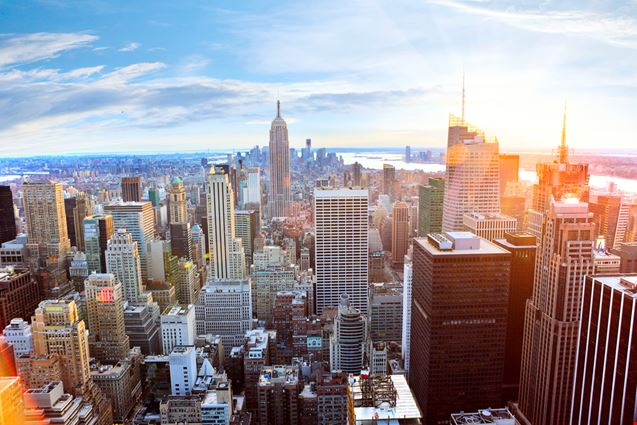
#> input picture photos/city.jpg, 637 x 425 px
$ python splitmerge.py
#> lines starting #> are read from the running program, lines starting #| are printed output that depends on the picture
import cv2 as cv
import numpy as np

# original image
img = cv.imread('photos/city.jpg')
#> img is the input picture: shape (425, 637, 3); mean B, G, R 152, 147.3, 155.1
# cv.imshow('Original', img)

blue, green, red = cv.split(img)
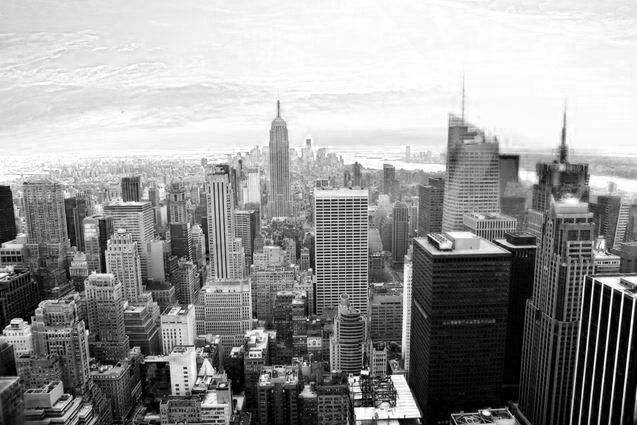
#> blue: shape (425, 637); min 0, max 255, mean 152
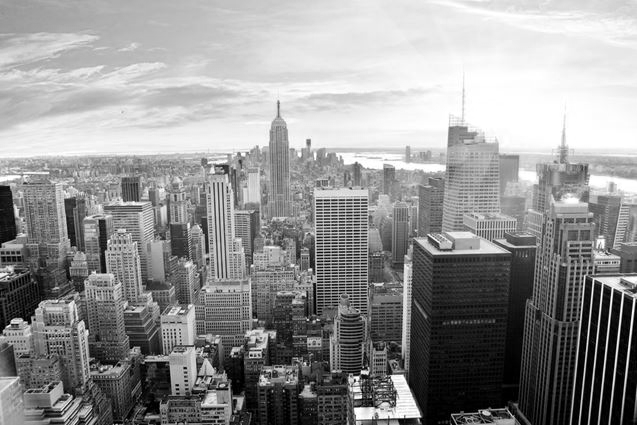
#> green: shape (425, 637); min 0, max 255, mean 147.3
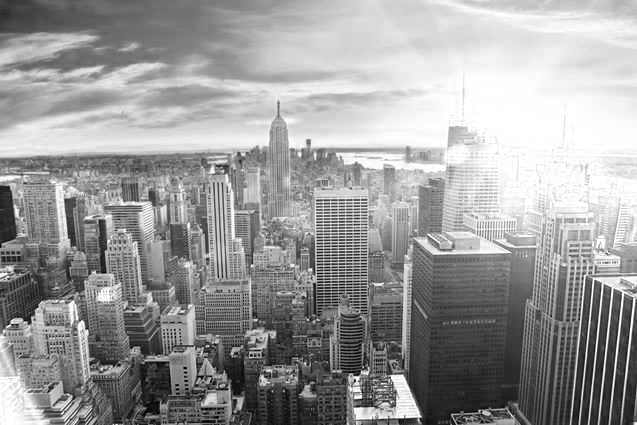
#> red: shape (425, 637); min 0, max 255, mean 155.1
blank = np.zeros(img.shape[:2], dtype='uint8')

# cv.imshow('blue', blue)
# cv.imshow('green', green)
# cv.imshow('red', red)

print(img.shape)
#| (425, 637, 3)
print(blue.shape)
#| (425, 637)
print(green.shape)
#| (425, 637)
print(red.shape)
#| (425, 637)

# [5 lines of commented-out code are left out]

blue = cv.merge([blank, blank, blue])
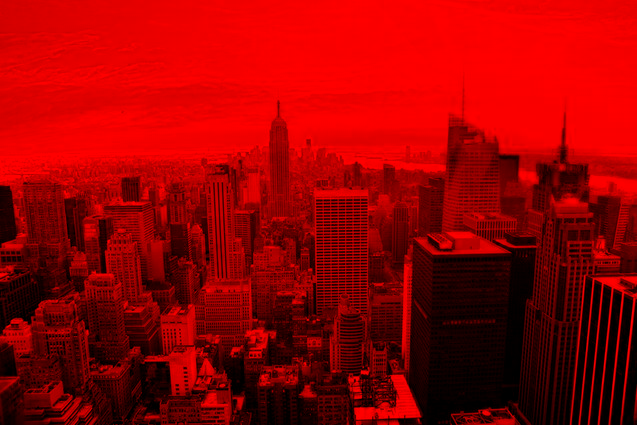
#> blue: shape (425, 637, 3); mean of channels 0, 1, 2 0, 0, 152; drawn as B, G, R
green = cv.merge([blank, green, blank])
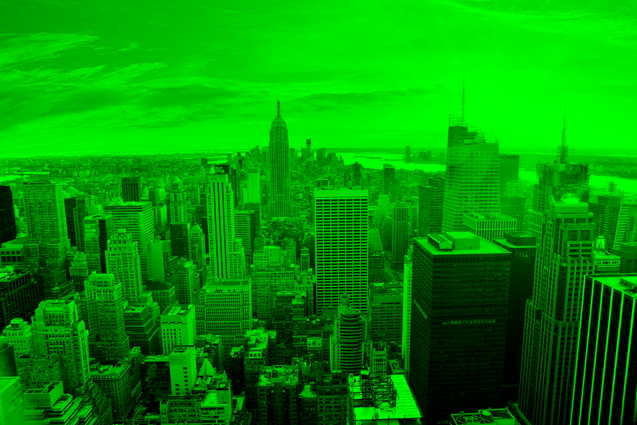
#> green: shape (425, 637, 3); mean of channels 0, 1, 2 0, 147.3, 0; drawn as B, G, R
red = cv.merge([red, blank, blank])
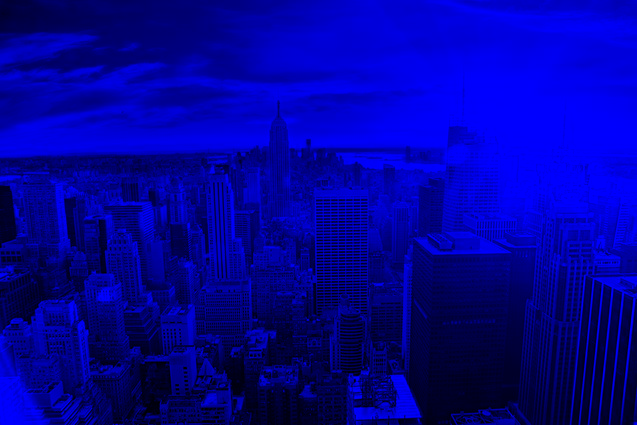
#> red: shape (425, 637, 3); mean of channels 0, 1, 2 155.1, 0, 0; drawn as B, G, R

cv.imshow('blue', blue)
cv.imshow('green', green)
cv.imshow('red', red)

cv.waitKey(0)

$ run again, with photos/dog.jpg copied over photos/city.jpg
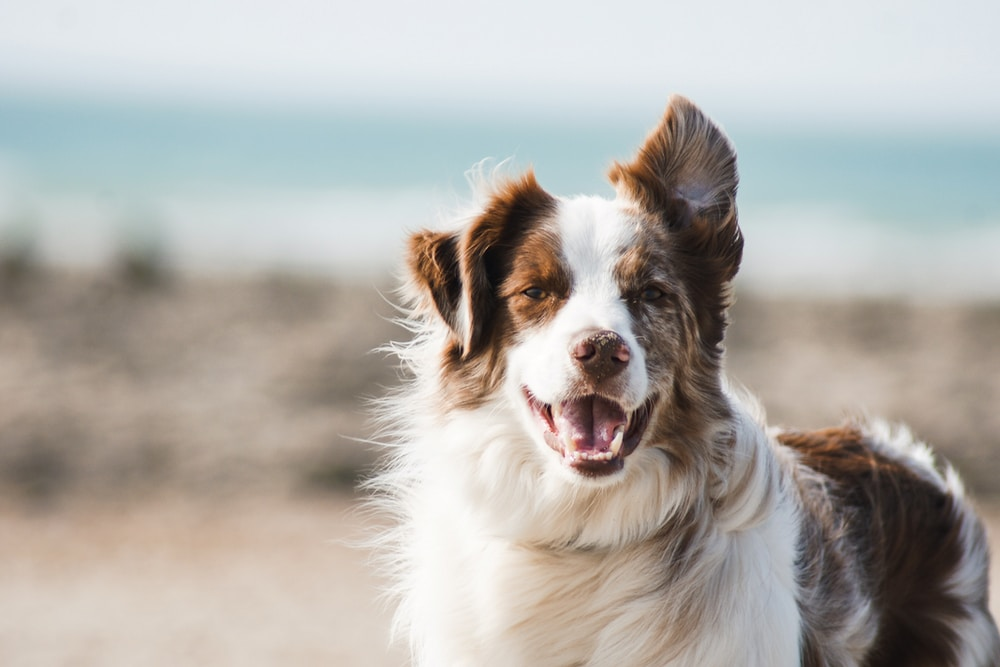
#> input picture photos/dog.jpg, 1000 x 667 px
#> img is the input picture: shape (667, 1000, 3); mean B, G, R 169.2, 174.3, 177.9
#| (667, 1000, 3)
#| (667, 1000)
#| (667, 1000)
#| (667, 1000)
#> `green = cv.merge([blank, green, blank])`:
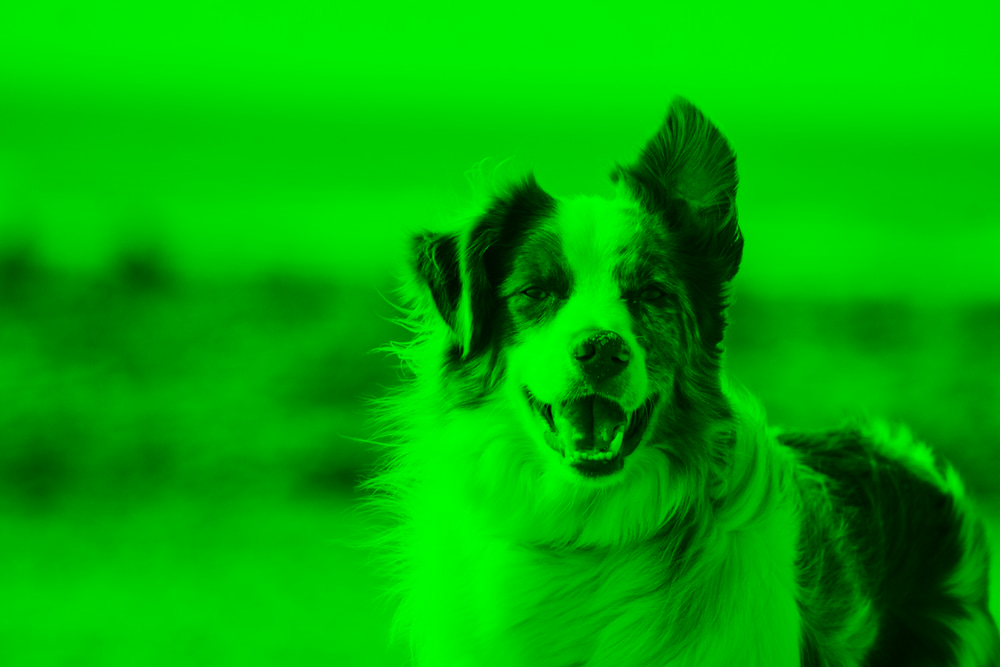
#> green: shape (667, 1000, 3); mean of channels 0, 1, 2 0, 174.3, 0; drawn as B, G, R
#> `red = cv.merge([red, blank, blank])`:
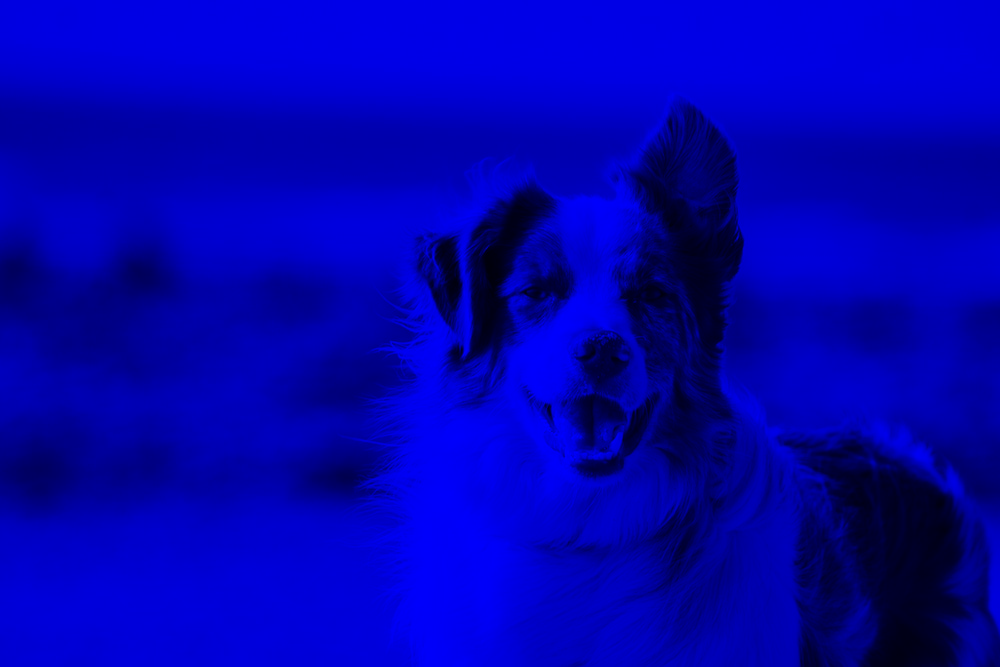
#> red: shape (667, 1000, 3); mean of channels 0, 1, 2 177.9, 0, 0; drawn as B, G, R

$ run again, with photos/group_1.jpg copied over photos/city.jpg
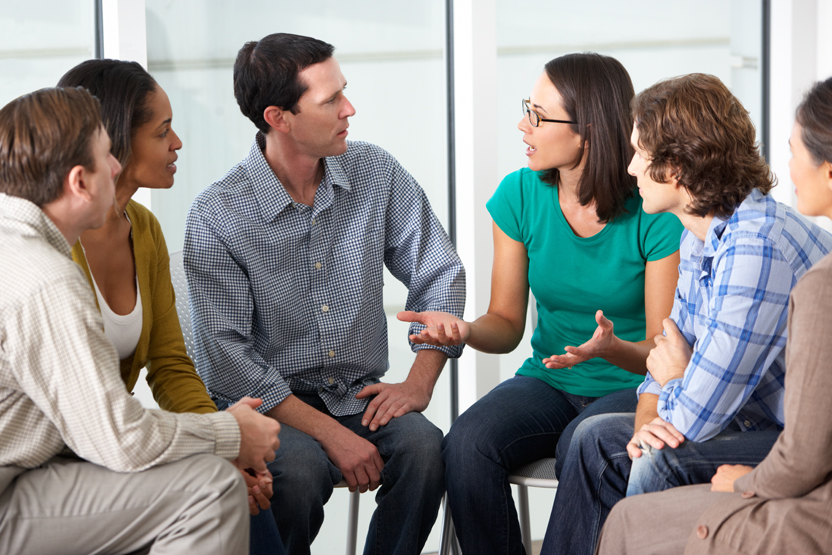
#> input picture photos/group_1.jpg, 832 x 555 px
#> img is the input picture: shape (555, 832, 3); mean B, G, R 136.9, 138.7, 140.7
#| (555, 832, 3)
#| (555, 832)
#| (555, 832)
#| (555, 832)
#> `green = cv.merge([blank, green, blank])`:
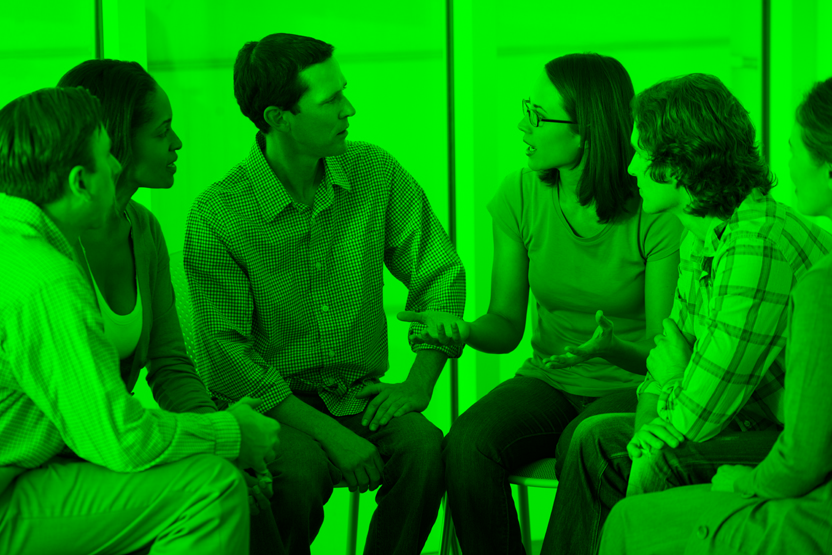
#> green: shape (555, 832, 3); mean of channels 0, 1, 2 0, 138.7, 0; drawn as B, G, R
#> `red = cv.merge([red, blank, blank])`:
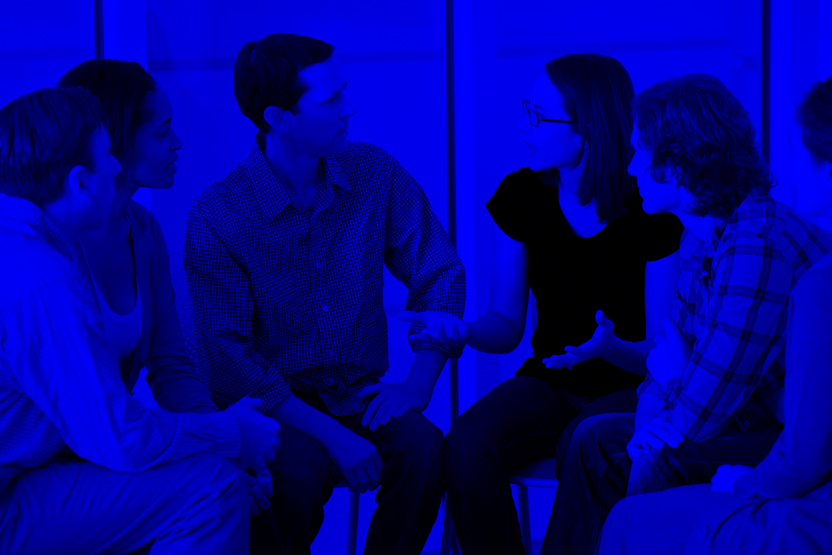
#> red: shape (555, 832, 3); mean of channels 0, 1, 2 140.7, 0, 0; drawn as B, G, R
